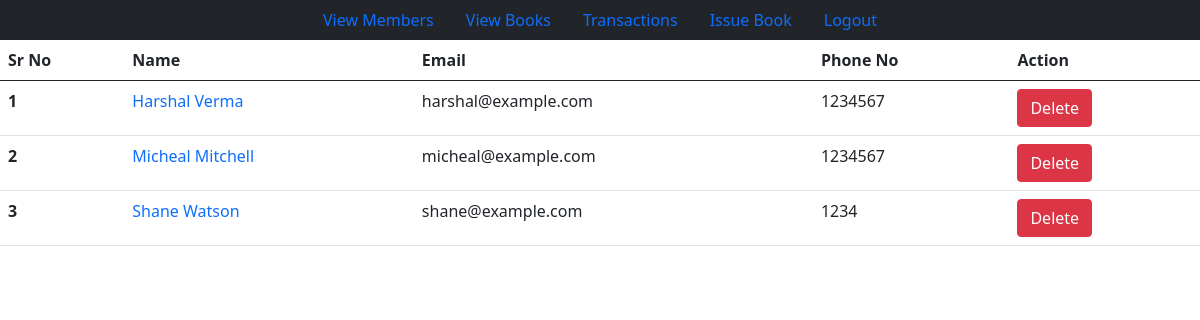
Page /view_members/ (signed in) on the committed database.
### app/models.py (models this page shows, shortened)
class Members(models.Model):
    user = models.OneToOneField(User, on_delete=models.CASCADE)
    phone_no = models.CharField(max_length=20)
    image = models.FileField(upload_to="")

### app/views.py (the view)
# urls.py: path('view_members/', views.view_members, name="view_members"),
@login_required(login_url='/admin_login/')
def view_members(request):
    pagination = view_object(request, Members)
    return render(request, 'view_members.html', {'pagination': pagination})

### app/views.py (called while the page is built)
def view_object(request, model):
    object = model.objects.all()
    paginator = Paginator(object, 25)
    page = request.GET.get('page')
    pagination = paginator.get_page(page)
    return pagination

### app/templates/view_members.html (shortened to what this page needs)
{% extends 'admin_navbar.html' %}
{% block app_content %}
<table class="table">
    <thead>
      <tr>
        <th scope="col">Sr No</th>
        <th scope="col">Name</th>
        <th scope="col">Email</th>
        <th scope="col">Phone No</th>
        <th scope="col">Action</th>
      </tr>
    </thead>
    <tbody>
      {% for member in pagination %}
        <tr>
            <th scope="row">{{forloop.counter}}</th>
            <td><a href="{% url 'member_profile' member.id %}" style="text-decoration: none;">{{member.user.get_full_name}}</a></td>
            <td>{{member.user.email}}</td>
            <td>{{member.phone_no}}</td>
            <td><a href="{% url 'delete_member' member.id %}"><button class="btn btn-danger">Delete</button></a></td>
        </tr>
      {% endfor %}
    </tbody>
  </table>
{% endblock %}

### rows in the picture
Members: user.get_full_name "Harshal Verma", user.email "harshal@example.com", phone_no "1234567"
Members: user.get_full_name "Micheal Mitchell", user.email "micheal@example.com", phone_no "1234567"
Members: user.get_full_name "Shane Watson", user.email "shane@example.com", phone_no "1234"
